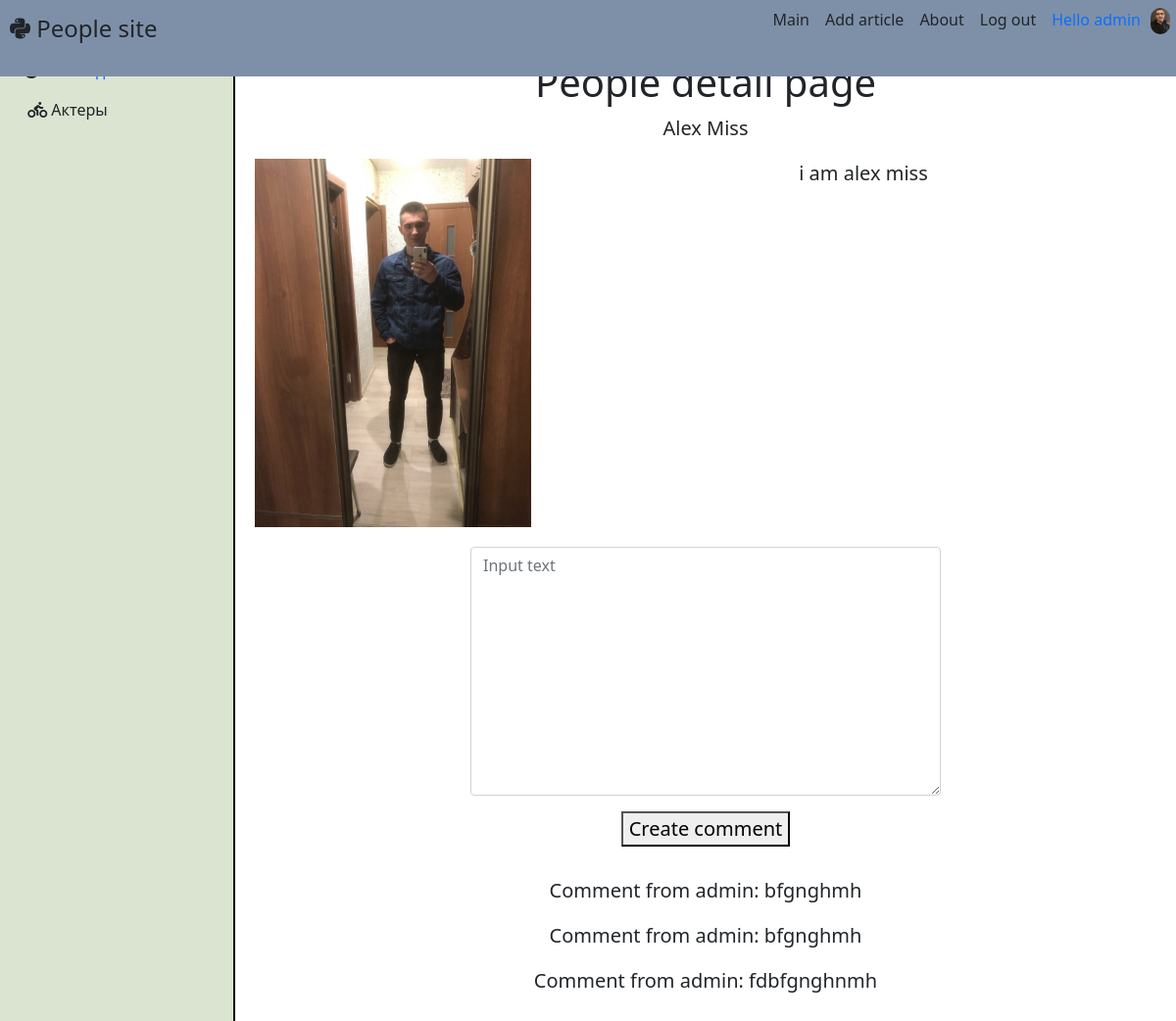
/people/alex-miss/ (signed in), run on the app's committed database.
### people/models.py (models this page shows, shortened)
class Category(models.Model):
    name = models.CharField(max_length=50, db_index=True, verbose_name='Название')
    slug = models.SlugField(max_length=50, unique=True, db_index=True, verbose_name='URL')
    logo = models.CharField(max_length=255, verbose_name='logo', null=True)
    def get_html_logo(self):
        return mark_safe(f'{self.logo}')
    class Meta:
        verbose_name = 'category'
        verbose_name_plural = 'categories'
        ordering = ['name']

class CustomUser(AbstractUser):
    photo = models.ImageField(upload_to='photos/%Y/%m/%d/', verbose_name='Фото', null=True)
    slug = models.SlugField(max_length=50, unique=True, db_index=True, verbose_name='URL', null=True)
    context = models.TextField(verbose_name='Краткая информация', null=True)
    birthday = models.DateTimeField(verbose_name='Время создания', null=True)
    class Meta:
        verbose_name = 'User'
        verbose_name_plural = 'Users'
    def get_absolute_url(self):
        return reverse('user_detail', kwargs={'user_slug': self.slug})
    def __str__(self):
        return self.username

class People(models.Model):
    title = models.CharField(max_length=50, verbose_name='Имя')
    slug = models.SlugField(max_length=50, unique=True, db_index=True, verbose_name='URL')
    content = models.TextField(blank=True, verbose_name='Контент')
    photo = models.ImageField(upload_to='photos/%Y/%m/%d/', verbose_name='Фото')
    time_create = models.DateTimeField(auto_now_add=True, verbose_name='Время создания')
    time_update = models.DateTimeField(auto_now=True)
    is_published = models.BooleanField(default=True, verbose_name='Опубликовать')
    cat = models.ForeignKey('Category', on_delete=models.PROTECT, verbose_name='Категория')
    def __str__(self):
        return self.title
    class Meta:
        verbose_name = 'People'
        verbose_name_plural = 'Peoples'
        ordering = ['-time_create', 'title']

class Comment(models.Model):
    author = models.ForeignKey('CustomUser', on_delete=models.CASCADE, verbose_name='Имя автора')
    people = models.ForeignKey('People', on_delete=models.CASCADE, verbose_name='Имя поста')
    context = models.TextField(verbose_name='Содержание')
    class Meta:
        verbose_name = 'Comment'
        verbose_name_plural = 'Comments'
        ordering = ['pk']

### people/views.py (the view, shortened to what this page needs)
# urls.py: path('people/<slug:people_slug>/', PeopleDetailView.as_view(), name='people_detail'),
class PeopleDetailView(DataMixin, DetailView, CreateView):
    model = People
    form_class = CommentForm
    template_name = 'people/p_detail.html'
    context_object_name = 'el'
    slug_url_kwarg = 'people_slug'
    def get_context_data(self, **kwargs):
        context = super().get_context_data(**kwargs)
        post = People.objects.get(slug=self.kwargs['people_slug'])
        comments = Comment.objects.filter(people=post)
        c_def = self.get_user_context(title=context['el'], is_selected=post.cat.pk, comments=comments)
        context = dict(list(context.items()) + list(c_def.items()))
        return context

### people/forms.py
class CommentForm(ModelForm):
    class Meta:
        model = Comment
        fields = ['context']
        widgets = {
            'context': Textarea(attrs={'class': 'form-control', 'placeholder': 'Input text'})
        }

### people/templatetags/people_tags.py (called while the page is built)
@register.inclusion_tag('people/list_categories.html')
def show_categories(sort=None, is_selected=0):
    if not sort:
        cats = Category.objects.all()
        cats = cats.annotate(Count('people'))
    else:
        cats = Category.objects.order_by(sort)
        cats = cats.annotate(Count('people'))
    return {'cats': cats, 'is_selected': is_selected}

### people/utils.py (called while the page is built)
    def get_user_context(self, **kwargs):
        context = kwargs
        user_menu = menu.copy()
        if not self.request.user.is_authenticated:
            user_menu.pop(1)
        context['menu'] = user_menu
        if 'is_selected' not in context:
            context['is_selected'] = 0
        return context

### people/templates/people/p_detail.html (shortened to what this page needs)
{% extends 'people/base.html' %}
{% block main %}
<h1>People detail page</h1>
<p>{{ el.title }}</p>
<div class="content">
    {% if el.photo %}
        <img id="photo" src="{{ el.photo.url }}" width="30%" align="left">
    {% endif %}
    {{ el.content }}
</div>
<form method="post">
    <div class="add-post">
        <p>{{ form.context }}</p>
    </div>
    <button type="submit">Create comment</button>
</form><br>
{% for el in comments %}
    <div class="add-post">
        <p>Comment from {{ el.author }}: {{ el.context }}</p>
    </div>
{% endfor %}
{% endblock %}

### people/templates/people/base.html (shortened to what this page needs)
{% load static %}
{% load people_tags %}
<!DOCTYPE html>
<html lang="en">
<head>
    <link rel="stylesheet" href="{% static 'people/css/style.css' %}">
    <link rel="stylesheet" href="https://cdn.jsdelivr.net/npm/bootstrap@5.1.3/dist/css/bootstrap.min.css">
    </head>
<body>
<aside>
    {% show_categories 'name' is_selected %}
</aside>
<header>
    <div class="d-flex flex-column flex-md-row align-items-center mb-4">
      <a href="{% url 'main' %}" class="d-flex align-items-center text-dark text-decoration-none">
        <span class="fs-4"><i class="fa-brands fa-python"></i>  People site</span>
      </a>
      <nav class="d-inline-flex mt-2 mt-md-0 ms-md-auto">
          {% for el in menu %}
                <a class="me-3 py-2 text-dark text-decoration-none" href="{% url el.url_name %}">{{ el.title }}</a>
          {% endfor %}
          {% if not request.user.is_authenticated %}
                <a class="me-3 py-2 text-dark text-decoration-none" href="{% url 'sign_in' %}">Sign in</a>
                <a class="me-3 py-2 text-dark text-decoration-none" href="{% url 'register' %}">Register</a>
          {% else %}
                <a class="me-3 py-2 text-dark text-decoration-none" href="{% url 'logout' %}">Log out</a>
                <p class="me-3 py-2 text-dark text-decoration-none"><span class="color-username">
                    {% if user.photo %}<img id="user_photo" src="{{ user.photo.url }}" align="right">{% endif %}
                    <a href="{{ user.get_absolute_url }}">Hello {{ user.username }}</a></span>
                </p>
          {% endif %}
      </nav>
    </div>
</header>
<div class="home">
    <main>
        {% block main %}
        {% endblock %}
    </main>
</div>
</body>
</html>

### people/templates/people/list_categories.html (shortened to what this page needs)
{% if is_selected == 0 %}
    <p><i class="fas fa-globe-americas"></i> Все люди</p>
{% else %}
    <p><a href="{% url 'main' %}"> Все люди</a></p>
{% endif %}
<ul>
{% for el in cats %}
    {% if el.people__count > 0 %}
        {% if el.pk == is_selected %}
            <li>{{ el.get_html_logo }} {{ el.name }}</li>
        {% else %}
            <li>{{ el.get_html_logo }}<a href="{{ el.get_absolute_url }}"> {{ el.name }}</a></li>
        {% endif %}
    {% endif %}
{% endfor %}
</ul>

### people/static/people/css/style.css (style rules this page uses)
.home { height: 100%; background-color: white; }
aside { background-color: #DBE4D1; padding-top: 5%; padding-left: 2%; height: 100%; position: fixed; width: 20%; border-right: 2px solid black; }
.add-post { width: 50%; margin-left: 25%; }
body aside ul { list-style: none; position: relative; right: 13%; }
ul { list-style: none; }
body a { text-decoration: none; }
header { position: fixed; height: 7.5%; background-color: #7E90A8; width: 100%; }
main { padding-top: 5%; width: 80%; margin-left: 20%; font-size: 20px; text-align: center; float: top; }
.content { padding-left: 20px; }
#photo { margin-right: 20px; margin-bottom: 20px; }
.fs-4 { margin-left: 10px; }
.color-username { color: green; }
#user_photo { position: relative; left: 10px; width: 20px; border-radius: 10px; }

### data on the page
Category: name "Актеры"
CustomUser: photo (picture), username "admin"
People: title "Alex Miss", photo (picture), content "i am alex miss"
Comment: author "admin", context "bfgnghmh"
Comment: author "admin", context "bfgnghmh"
Comment: author "admin", context "fdbfgnghnmh"

### other printed values
{{ el.title }} "Main" "Add article" "About"
